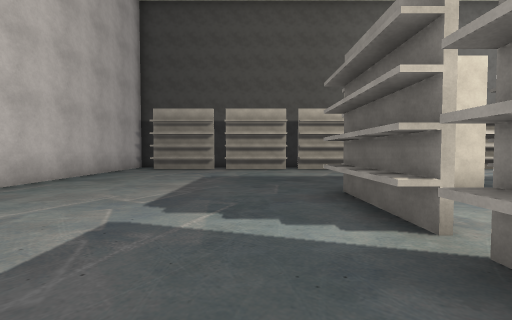
view 1 (above)

20 first-person views from a walk through a scene from a Unity 3-D project. The camera is 1.5 m above the floor, tilts 2° down and sees 90° across. The floor is counted in squares, 2 m on a side. Each view is taken from the middle of a square. On the plan, view 1 faces up. The plan holds only what a view shows up to about 9 squares ahead; the rest is blank. Some surface patterns are stand-ins.

view 2
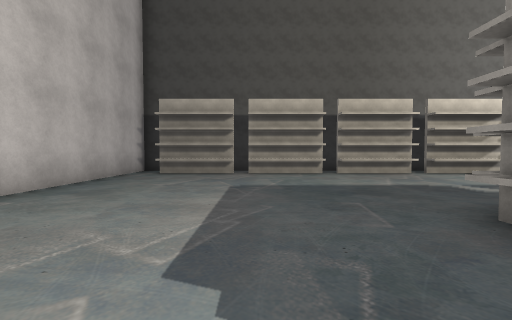

view 3
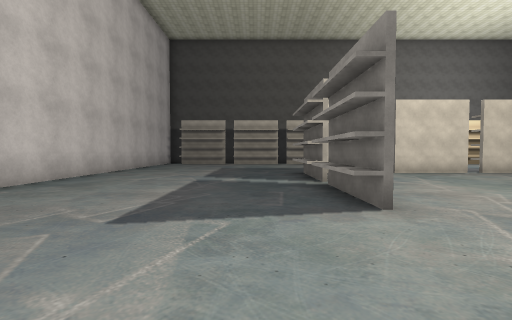

view 4
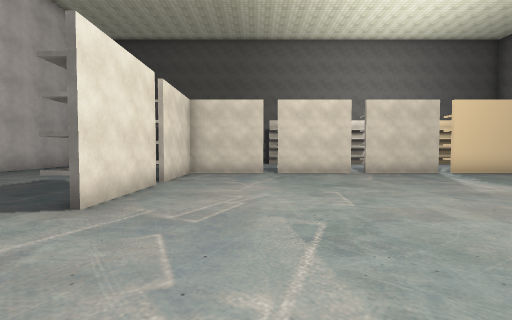

view 5
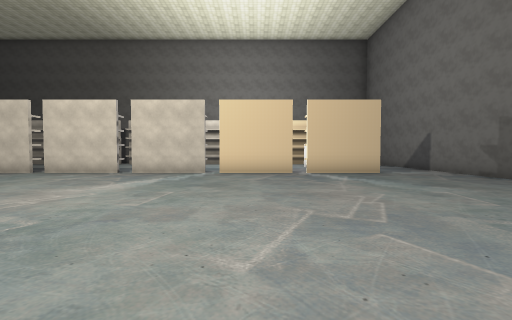

view 6
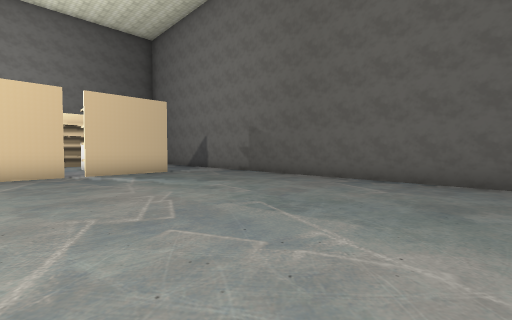

view 7
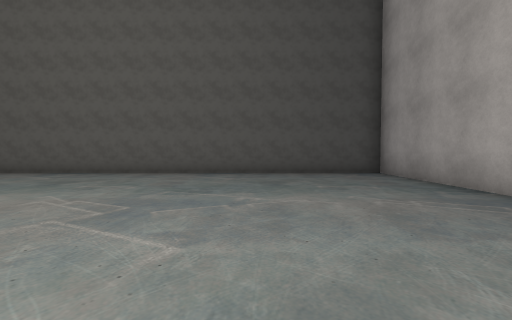

view 8
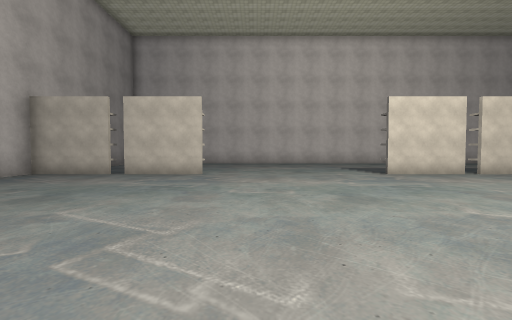

view 9
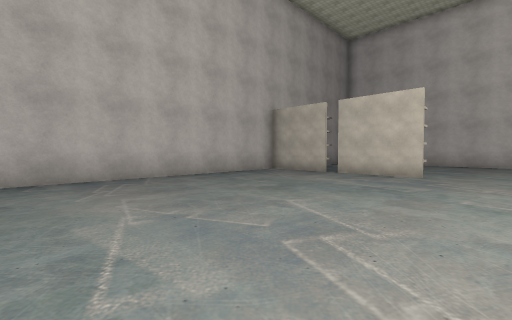

view 10
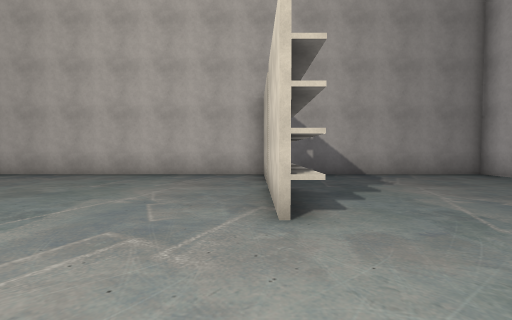

view 11
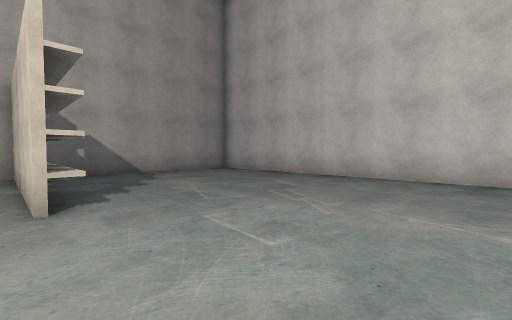

view 12
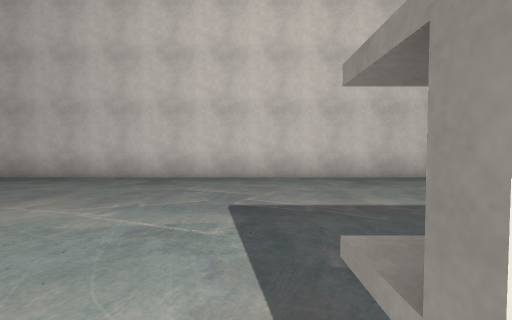

view 13
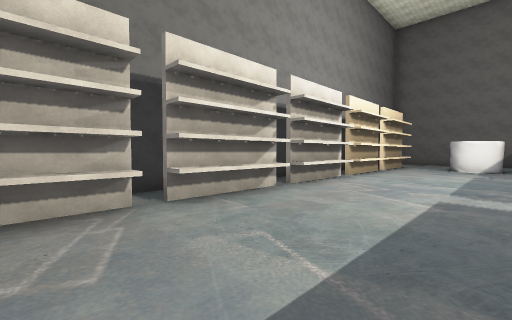

view 14
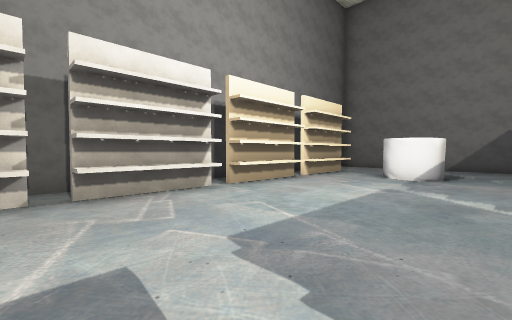

view 15
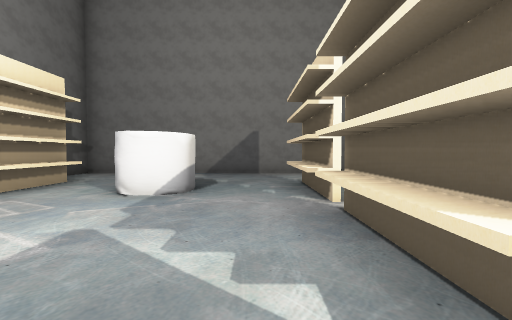

view 16
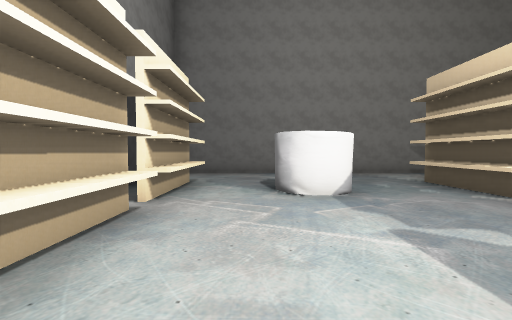

view 17
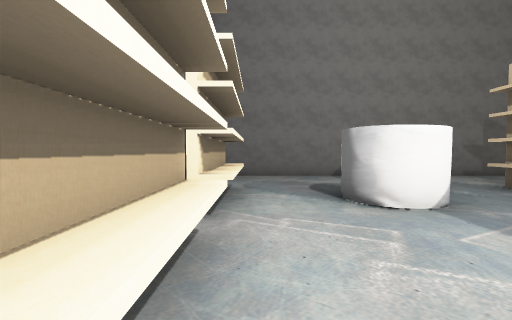

view 18
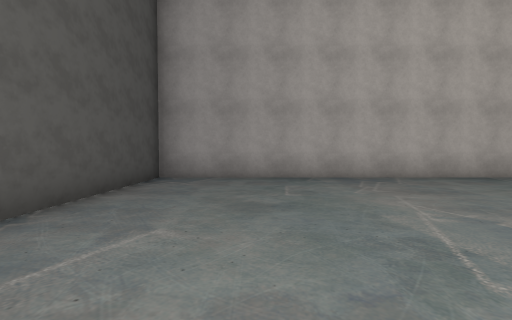

view 19
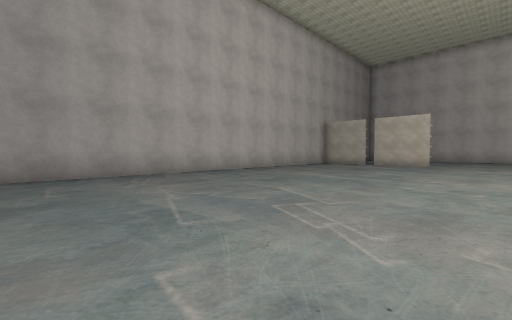

view 20
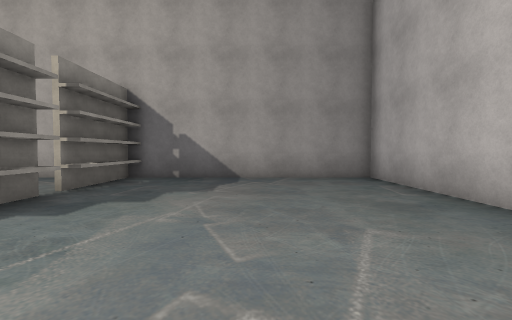

### Floor plan
Points are (right, up) in squares from view 1. A wall is a line through its corners. A room is listed if a view was taken in it or the views show most of it. See-through windows are left out.
Room 1 (views 1, 2, 3, 4, 5, 6, 7, 8, 9, 10, 11, 12, 13, 14, 15, 16, 17, 18, 19, 20)
walls: (1.6, -0.7) (1.6, 1.8); (7.4, 4.7) (4.8, 4.7); (1.8, 1.9) (1.8, -0.7) (1.3, -0.7); (4.4, 4.7) (1.8, 4.7) (1.8, 2.3) (1.3, 2.3); (1.6, 2.3) (1.6, 5.3); (10.2, 4.7) (7.7, 4.7); (11, 4.9) (13.2, 4.9); (1.2, -6.7) (1.8, -6.7) (1.8, -9.2); (13.4, 4.7) (10.8, 4.7); (13.7, 4.9) (16.2, 4.9); (1.6, -9.2) (1.6, -8.5); (1.3, -9.7) (1.8, -9.7) (1.8, -12.2); (16.4, 4.7) (13.8, 4.7); (7.8, 10.2) (7.8, 10.8); (4.8, 10.2) (4.8, 10.8); (7.4, 10.6) (4.8, 10.6); (10.8, 10.2) (10.8, 10.8); (4.4, 10.6) (1.8, 10.6); (10.4, 10.6) (7.8, 10.6); (1.6, -12.2) (1.6, -9.7); (8, 11.7) (7.3, 11.7); (5.3, 11.7) (4.6, 11.7); (9, 11.7) (8.5, 11.7); (1.2, 10.6) (-1.2, 10.6); (13.8, 10.2) (13.8, 10.8); (13.4, 10.6) (10.8, 10.6); (11.6, 11.7) (11, 11.7); (-1.8, 10.6) (-4.2, 10.6); (16.2, 10.6) (13.8, 10.6); (-5.2, 11) (-5.2, -12.2) (18.8, -12.2) (18.8, 11.7) (15.5, 11.7)
low walls: (1.3, -0.7) (1.3, 1.8); (1.3, 2.3) (1.3, 4.8); (10.8, 5.2) (13.2, 5.2); (13.8, 5.2) (16.2, 5.2); (1.3, -9.2) (1.3, -8.1); (7.2, 10.2) (4.8, 10.2); (4.2, 10.2) (1.8, 10.2); (10.2, 10.2) (7.8, 10.2); (1.3, -12.2) (1.3, -9.7); (1.2, 10.2) (-1.2, 10.2); (13.2, 10.2) (10.8, 10.2); (-1.8, 10.2) (-4.2, 10.2); (16.2, 10.2) (13.8, 10.2)
ways out: gap at (2, -9.5)
objects: other object (15, 8)

Positions as (right, up) in squares from view 1, and headings:
1: (0, 0), facing up
2: (-1, 2), facing up
3: (0, -4), facing up
4: (4, -4), facing up
5: (12, -4), facing up
6: (12, -4), facing up-right
7: (10, -8), facing right
8: (10, -5), facing left
9: (10, -5), facing down-left
10: (2, -4), facing down
11: (2, -3), facing down-left
12: (2, -1), facing left
13: (3, 7), facing up-right
14: (7, 6), facing up-right
15: (10, 6), facing right
16: (10, 9), facing right
17: (11, 10), facing right
18: (16, -5), facing down
19: (16, -4), facing down-left
20: (-2, -5), facing down
